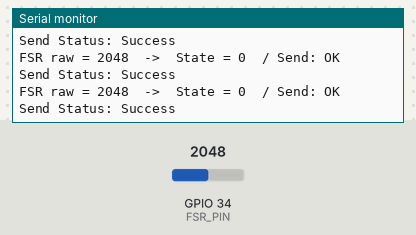
Simulated run of this sketch. Board: ESP32. Parts: the last lines printed to the serial monitor. The inputs (shaded band) are chosen by the test bench; at power-on: GPIO 34 (FSR_PIN) = 2048. WiFi joins after 1.5 s; servers stay silent unless stated.

Above: at 3.8 s.
3.9 s: GPIO 34 (FSR_PIN) set to 2866
At 4.32 s:
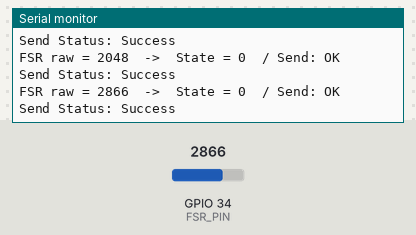
5.4 s: GPIO 34 (FSR_PIN) set to 3040
At 5.82 s:
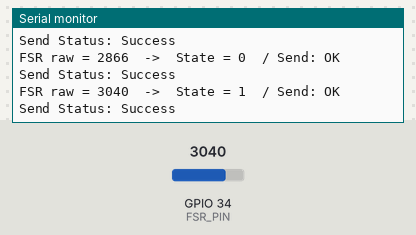
Timing chart, 0 to 8.4 s (numbered marks = the images above; inputs shaded):
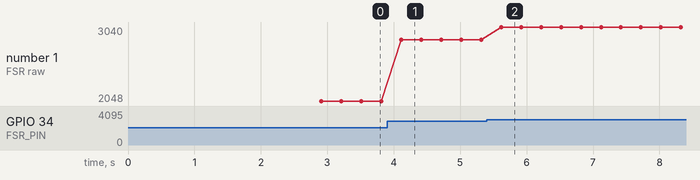

The sketch:

arduino_FSR_code.ino
```cpp
#include <WiFi.h>
#include <esp_now.h>

// ====== WiFi 설정 ======
const char* WIFI_SSID = "SK_FB22_2.4G";
const char* WIFI_PASS = "CKK2A@7626";

// ====== 압력센서 핀 ======
const int FSR_PIN = 34;
const int FSR_THRESHOLD = 3000;   // ★ 기준값 설정!

const uint8_t NODE_ID = 1;

// 허브 MAC 주소
uint8_t HUB_MAC[] = { 0x68, 0xFE, 0x71, 0x80, 0x10, 0xC0 };

// ====== 전송할 데이터 구조 ======
typedef struct __attribute__((packed)) {
  uint8_t  nodeId;
  uint8_t  fsrState;   // ★ 0 또는 1만 보낼 거니까 uint8_t 로 변경
} FsrPayload;

FsrPayload payload;

void OnDataSent(const wifi_tx_info_t *info, esp_now_send_status_t status) {
  Serial.print("Send Status: ");
  Serial.println(status == ESP_NOW_SEND_SUCCESS ? "Success" : "Fail");
}

void setup() {
  Serial.begin(115200);
  delay(1000);

  pinMode(FSR_PIN, INPUT);

  // ====== WiFi ======
  WiFi.mode(WIFI_STA);
  WiFi.begin(WIFI_SSID, WIFI_PASS);

  Serial.print("Connecting WiFi");
  while (WiFi.status() != WL_CONNECTED) {
    Serial.print(".");
    delay(200);
  }
  Serial.println();
  Serial.print("WiFi connected, IP = ");
  Serial.println(WiFi.localIP());
  Serial.print("My MAC: ");
  Serial.println(WiFi.macAddress());

  // ====== ESP-NOW ======
  if (esp_now_init() != ESP_OK) {
    Serial.println("Error initializing ESP-NOW");
    while(true) delay(100);
  }

  esp_now_register_send_cb(OnDataSent);

  esp_now_peer_info_t peerInfo;
  memset(&peerInfo, 0, sizeof(peerInfo));
  memcpy(peerInfo.peer_addr, HUB_MAC, 6);
  peerInfo.channel = 0;
  peerInfo.encrypt = false;

  if (esp_now_add_peer(&peerInfo) != ESP_OK) {
    Serial.println("Failed to add peer");
    while(true) delay(100);
  }

  Serial.println("FSR Node started.");
}

void loop() {
  // 1) RAW 값 읽기
  int fsrValue = analogRead(FSR_PIN);

  // 2) 기준에 따라 0/1 생성
  uint8_t state = (fsrValue >= FSR_THRESHOLD) ? 1 : 0;

  // 3) 페이로드 채우기
  payload.nodeId = NODE_ID;
  payload.fsrState = state;

  // 4) 전송
  esp_err_t result = esp_now_send(HUB_MAC, (uint8_t *)&payload, sizeof(payload));

  // 5) 디버깅 출력
  Serial.print("FSR raw = ");
  Serial.print(fsrValue);
  Serial.print("  ->  State = ");
  Serial.print(state);
  Serial.print("  / Send: ");
  Serial.println(result == ESP_OK ? "OK" : "ERROR");

  delay(300);
}
```

Measured:
- after the input at 3.9 s, the serial monitor: prints a new line after 0.21 s (image 1)
- after the input at 5.4 s, the serial monitor: prints a new line after 0.22 s (image 2)
- plotted number 1: 2048 → 2866 after the input at 3.9 s, 2866 → 3040 after the input at 5.4 s
